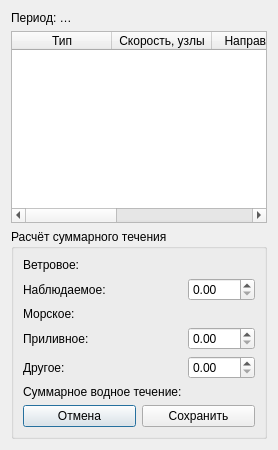
<?xml version="1.0" encoding="UTF-8"?>
<ui version="4.0">
 <class>CurrentSummaryForm</class>
 <widget class="QDialog" name="CurrentSummaryForm">
  <property name="windowTitle">
   <string>Расчёт суммарного течения (TWC)</string>
  </property>
   <layout class="QVBoxLayout" name="vboxMain">
    <item>
     <widget class="QLabel" name="labelPeriod">
    <property name="text"><string>Период: …</string></property>
    </widget>
    </item>
    <item>
     <widget class="QTableWidget" name="tableVectors">
    <property name="columnCount"><number>5</number></property>
    <column><property name="text"><string>Тип</string></property></column>
    <column><property name="text"><string>Скорость, узлы</string></property></column>
    <column><property name="text"><string>Направление</string></property></column>
    <column><property name="text"><string>Актуально с</string></property></column>
    <column><property name="text"><string>Актуально по</string></property></column>
    </widget>
    </item>
    <item>
     <widget class="QGroupBox" name="boxSummary">
    <property name="title"><string>Расчёт суммарного течения</string></property>
    <layout class="QFormLayout" name="formSummary">
     <item row="0" column="0">
      <widget class="QLabel" name="labelWind">
       <property name="text"><string>Ветровое:</string></property>
      </widget>
     </item>
     <item row="0" column="1">
      <widget class="QLabel" name="labelWindVal"/>
     </item>
     <item row="1" column="0">
      <widget class="QLabel" name="labelObserved">
       <property name="text"><string>Наблюдаемое:</string></property>
      </widget>
     </item>
     <item row="1" column="1">
      <widget class="QDoubleSpinBox" name="spinObserved"/>
     </item>
     <item row="2" column="0">
      <widget class="QLabel" name="labelSea">
       <property name="text"><string>Морское:</string></property>
      </widget>
     </item>
     <item row="2" column="1">
      <widget class="QLabel" name="labelSeaVal"/>
     </item>
     <item row="3" column="0">
      <widget class="QLabel" name="labelTide">
       <property name="text"><string>Приливное:</string></property>
      </widget>
     </item>
     <item row="3" column="1">
      <widget class="QDoubleSpinBox" name="spinTide"/>
     </item>
     <item row="4" column="0">
      <widget class="QLabel" name="labelOther">
       <property name="text"><string>Другое:</string></property>
      </widget>
     </item>
     <item row="4" column="1">
      <widget class="QDoubleSpinBox" name="spinOther"/>
     </item>
     <item row="5" column="0">
      <widget class="QLabel" name="labelTotal">
       <property name="text"><string>Суммарное водное течение:</string></property>
      </widget>
     </item>
     <item row="5" column="1">
      <widget class="QLabel" name="labelTotalVal"/>
     </item>
     <item row="6" column="0" colspan="2">
      <layout class="QHBoxLayout" name="buttons">
       <item>
        <widget class="QPushButton" name="buttonCancel">
         <property name="text"><string>Отмена</string></property>
        </widget>
       </item>
       <item>
        <widget class="QPushButton" name="buttonSave">
         <property name="text"><string>Сохранить</string></property>
        </widget>
       </item>
      </layout>
     </item>
    </layout>
   </widget>
   </item>
  </layout>
 </widget>
 <resources/>
 <connections/>
</ui>
